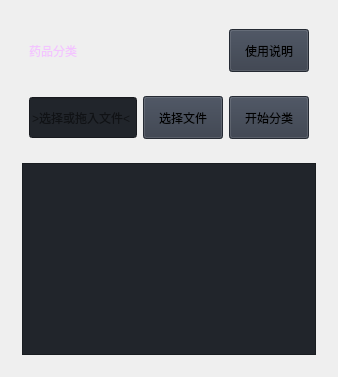
                     <widget class="QWidget" name="home">
                      <property name="styleSheet">
                       <string notr="true">font: italic 14pt &quot;Smiley Sans&quot;;</string>
                      </property>
                      <layout class="QVBoxLayout" name="verticalLayout_24" stretch="2,7">
                       <item>
                        <widget class="QFrame" name="row_4">
                         <property name="styleSheet">
                          <string notr="true">height: 35px;</string>
                         </property>
                         <layout class="QVBoxLayout" name="verticalLayout_21" stretch="1,1">
                          <item>
                           <widget class="QFrame" name="wid_2">
                            <layout class="QHBoxLayout" name="horizontalLayout_10" stretch="5,1">
                             <item>
                              <widget class="QLabel" name="label_classification">
                               <property name="styleSheet">
                                <string notr="true">color: #F3C5FF;
background-image: url(:/images/images/images/bk.png);
background-position: center;
background-repeat: no-repeat;
font: italic 20pt &quot;Smiley Sans&quot;;</string>
                               </property>
                               <property name="text">
                                <string>药品分类</string>
                               </property>
                              </widget>
                             </item>
                             <item>
                              <widget class="QPushButton" name="pushButton_use_instruction">
                               <property name="styleSheet">
                                <string notr="true">background-color: rgb(52, 59, 72);</string>
                               </property>
                               <property name="text">
                                <string>使用说明</string>
                               </property>
                               <property name="icon">
                                <iconset resource="resources.qrc">
                                 <normaloff>:/icons/images/icons/cil-find-in-page.png</normaloff>:/icons/images/icons/cil-find-in-page.png</iconset>
                               </property>
                               <property name="iconSize">
                                <size>
                                 <width>20</width>
                                 <height>20</height>
                                </size>
                               </property>
                               <property name="shortcut">
                                <string/>
                               </property>
                              </widget>
                             </item>
                            </layout>
                           </widget>
                          </item>
                          <item>
                           <widget class="QFrame" name="wid_1">
                            <property name="sizePolicy">
                             <sizepolicy hsizetype="Preferred" vsizetype="Preferred">
                              <horstretch>0</horstretch>
                              <verstretch>0</verstretch>
                             </sizepolicy>
                            </property>
                            <property name="lineWidth">
                             <number>1</number>
                            </property>
                            <layout class="QHBoxLayout" name="horizontalLayout_7" stretch="4,1,1">
                             <item>
                              <widget class="QLineEdit" name="lineEdit_filepath">
                               <property name="styleSheet">
                                <string notr="true">background-color: rgb(33, 37, 43);</string>
                               </property>
                               <property name="readOnly">
                                <bool>true</bool>
                               </property>
                               <property name="placeholderText">
                                <string>&gt;选择或拖入文件&lt;</string>
                               </property>
                              </widget>
                             </item>
                             <item>
                              <widget class="QPushButton" name="pushButton_openfile">
                               <property name="styleSheet">
                                <string notr="true">background-color: rgb(52, 59, 72);</string>
                               </property>
                               <property name="text">
                                <string>选择文件</string>
                               </property>
                               <property name="icon">
                                <iconset resource="resources.qrc">
                                 <normaloff>:/icons/images/icons/cil-folder-open.png</normaloff>:/icons/images/icons/cil-folder-open.png</iconset>
                               </property>
                               <property name="iconSize">
                                <size>
                                 <width>20</width>
                                 <height>20</height>
                                </size>
                               </property>
                               <property name="shortcut">
                                <string/>
                               </property>
                              </widget>
                             </item>
                             <item>
                              <widget class="QPushButton" name="pushButton_classification">
                               <property name="styleSheet">
                                <string notr="true">background-color: rgb(52, 59, 72);</string>
                               </property>
                               <property name="text">
                                <string>开始分类</string>
                               </property>
                               <property name="icon">
                                <iconset resource="resources.qrc">
                                 <normaloff>:/icons/images/icons/cil-chart.png</normaloff>:/icons/images/icons/cil-chart.png</iconset>
                               </property>
                               <property name="iconSize">
                                <size>
                                 <width>20</width>
                                 <height>20</height>
                                </size>
                               </property>
                              </widget>
                             </item>
                            </layout>
                           </widget>
                          </item>
                         </layout>
                        </widget>
                       </item>
                       <item>
                        <widget class="QFrame" name="row_5">
                         <layout class="QVBoxLayout" name="verticalLayout_22">
                          <property name="leftMargin">
                           <number>11</number>
                          </property>
                          <property name="topMargin">
                           <number>0</number>
                          </property>
                          <property name="rightMargin">
                           <number>11</number>
                          </property>
                          <property name="bottomMargin">
                           <number>11</number>
                          </property>
                          <item>
                           <widget class="QPlainTextEdit" name="plainTextEdit_2">
                            <property name="styleSheet">
                             <string notr="true">background-color: rgb(33, 37, 43);</string>
                            </property>
                            <property name="readOnly">
                             <bool>true</bool>
                            </property>
                            <property name="plainText">
                             <string/>
                            </property>
                           </widget>
                          </item>
                         </layout>
                        </widget>
                       </item>
                      </layout>
                     </widget>
